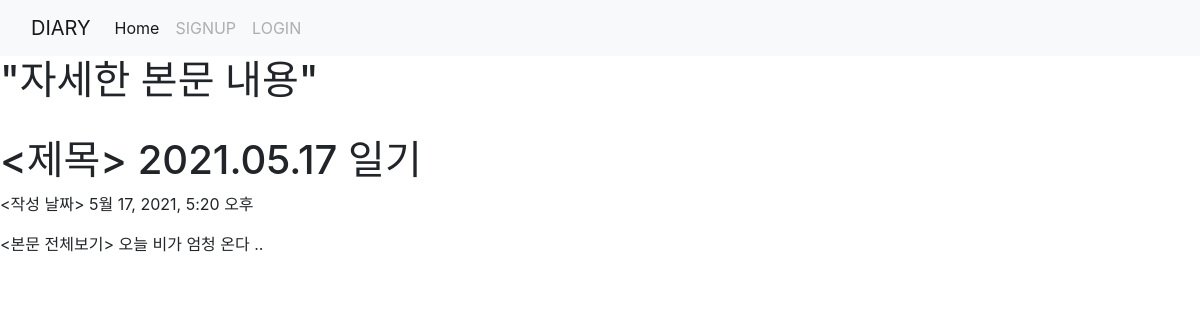
Screenshot of /diary/1 with the database file from the repository.
### diaryApp/models.py (models this page shows, shortened)
class Diary(models.Model):
    title = models.CharField(max_length=200)
    pub_date = models.DateTimeField('data published')
    body = models.TextField()

### diaryApp/views.py (the view)
# urls.py: path('diary/<int:diary_id>', diaryApp.views.detail, name="detail"),
def detail(request, diary_id):
    diary_detail = get_object_or_404(Diary, pk = diary_id)
    return render(request, 'detail.html', {'diary' : diary_detail})

### diaryApp/templates/detail.html (shortened to what this page needs)
{% extends 'base.html' %}
{% block content %}
<h1>&quot;자세한 본문 내용&quot;</h1>
<h1> &lt;제목&gt; {{diary.title}} </h1>
<p> &lt;작성 날짜&gt; {{diary.pub_date}} </p>
<p> &lt;본문 전체보기&gt; {{diary.body}} </p>
{% endblock %}

### rows the page displays
Diary: title "2021.05.17 일기", pub_date "5월 17, 2021, 5:20 오후", body "오늘 비가 엄청 온다 .."
